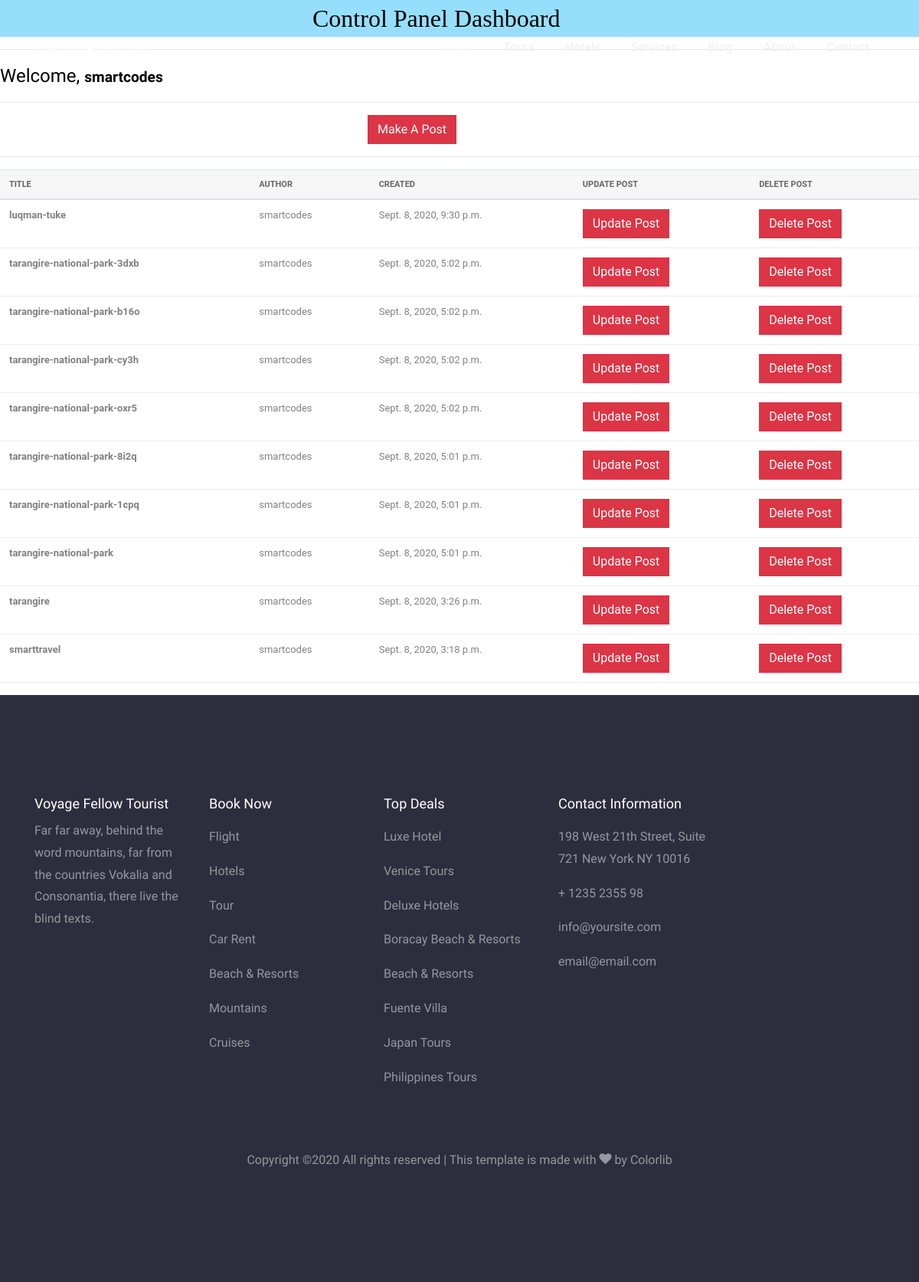
Page /post/dashboard/ (signed in) on the committed database.
### blog/models.py (models this page shows, shortened)
class Post(models.Model):
    STATUS_CHOICES = (('Draft', 'draft'), ('Published', 'published'))
    name = models.CharField(max_length=250)
    slug = models.SlugField(max_length=250, blank=True)
    author = models.ForeignKey(User, on_delete=models.CASCADE)
    body = models.TextField()
    image = models.FileField(null=True)
    publish = models.DateTimeField(default=timezone.now)
    created = models.DateTimeField(auto_now_add=True)
    updated = models.DateTimeField(auto_now=True)
    class Meta:
        ordering = ['-publish']

### blog/views.py (the view)
# urls.py: path('post/dashboard/', views.dashboard, name='dashboard'),
@login_required(login_url='login')
def dashboard(request):
    posts = Post.objects.filter(author=request.user)
    context = {'posts': posts}
    return render(request, "dashboard.html", context)

### templates/dashboard.html (shortened to what this page needs)
{% extends 'base.html' %}
{% block body %}
<div style="padding-left: 34%;font-family: cursive;background-color: rgba(46, 192, 250, 0.5);font-weight: 800;"><h2> Control Panel Dashboard</h2></div>
<hr>
  <h4><p> Welcome, <small><b>{{ request.user }}</b></small></p></h4>
<hr>
<div style="padding-left: 40%;"><a class="btn btn-danger" href="{% url 'post_form' %}">Make A Post</a></div>
<hr>
    {% if posts %}
        <table class="table">
            <thead>
                <tr>
                    <th scope="col">Title</th>
                    <th scope="col">Author</th>
                    <th scope="col">Created</th>
                    <th scope="col">Update Post</th>
                    <th scope="col">Delete Post</th>
                </tr>
            </thead>
            <tbody>
                {% for post in posts %}
                <tr>
                    <th scope="row">{{ post.slug }}</th>
                    <td>{{ post.author }}</td>
                    <td>{{ post.publish }}</td>
                    <td><a href="{% url 'update_post' post.slug %}" class = "btn btn-danger">Update Post</a></td>
                    <td><a href="{% url 'delete_post' post.slug %}" class = "btn btn-danger">Delete Post</a></td>
                </tr>
                {% endfor %}
            </tbody>
        </table>
        {% else %}
           <div class = "alert alert-danger">
                Sorry You've no Posts yet...
            </div>
    {% endif %}
{% endblock body %}

### rows in the picture
Post: slug "luqman-tuke", author "smartcodes", publish "Sept. 8, 2020, 9:30 p.m."
Post: slug "tarangire-national-park-3dxb", author "smartcodes", publish "Sept. 8, 2020, 5:02 p.m."
Post: slug "tarangire-national-park-b16o", author "smartcodes", publish "Sept. 8, 2020, 5:02 p.m."
Post: slug "tarangire-national-park-cy3h", author "smartcodes", publish "Sept. 8, 2020, 5:02 p.m."
Post: slug "tarangire-national-park-oxr5", author "smartcodes", publish "Sept. 8, 2020, 5:02 p.m."
Post: slug "tarangire-national-park-8i2q", author "smartcodes", publish "Sept. 8, 2020, 5:01 p.m."
Post: slug "tarangire-national-park-1cpq", author "smartcodes", publish "Sept. 8, 2020, 5:01 p.m."
Post: slug "tarangire-national-park", author "smartcodes", publish "Sept. 8, 2020, 5:01 p.m."
Post: slug "tarangire", author "smartcodes", publish "Sept. 8, 2020, 3:26 p.m."
Post: slug "smarttravel", author "smartcodes", publish "Sept. 8, 2020, 3:18 p.m."

### other values in the picture
{{ request.user }} "smartcodes"
